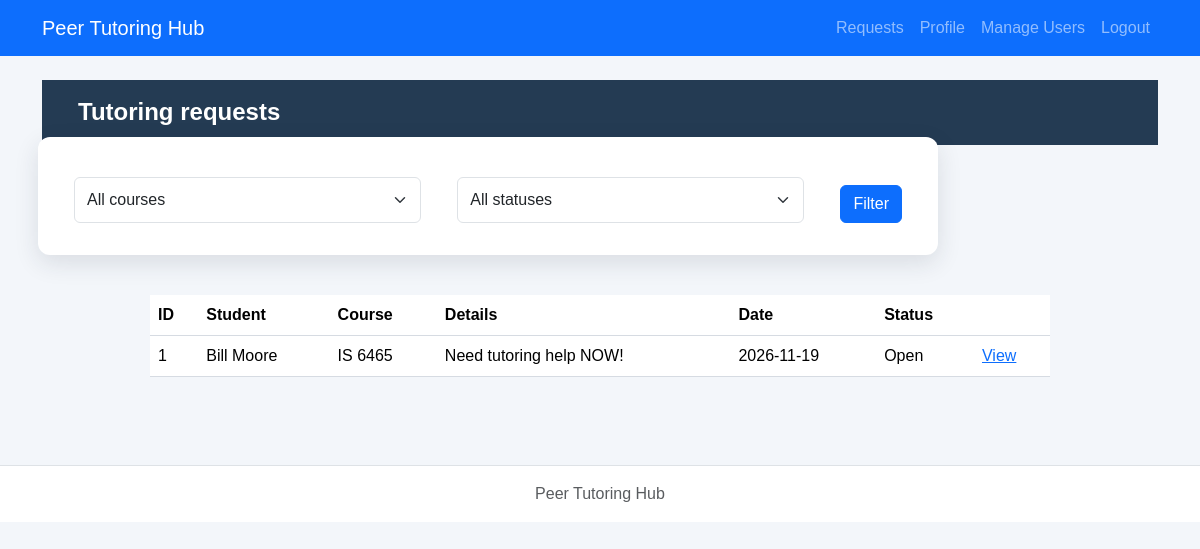
The page /lab7/php/requests.php (signed in) on the database its author committed.
### tables this page shows
CREATE TABLE tutoring_requests (
    request_id INTEGER PRIMARY KEY,
    student_id INTEGER NOT NULL,
    course TEXT NOT NULL,
    topic TEXT NOT NULL,
    preferred_date TEXT NOT NULL,
    preferred_time TEXT NOT NULL,
    status TEXT NOT NULL DEFAULT 'Open' CHECK(status IN ('Open','Cancelled','Assigned','Completed')),
    created_at TEXT NOT NULL DEFAULT CURRENT_TIMESTAMP,
    FOREIGN KEY(student_id) REFERENCES students(student_id)
);

CREATE TABLE students (
    student_id INTEGER PRIMARY KEY,
    student_name TEXT NOT NULL,
    student_email TEXT NOT NULL UNIQUE,
    user_id INTEGER,
    FOREIGN KEY(user_id) REFERENCES users(user_id)
);

### lab7/includes/auth.php (called while the page is built, shortened)
<?php
function currentUserId(): ?int {
    return isset($_SESSION['user_id']) ? (int)$_SESSION['user_id'] : null;
}
function currentUser(PDO $pdo): ?array {
    $id = currentUserId();
    $stmt = $pdo->prepare('SELECT user_id, full_name, email, role, status FROM users WHERE user_id = ?');
    $stmt->execute([$id]);
    $user = $stmt->fetch();
    return $user;
}
function requireLogin(PDO $pdo): array {
    $user = currentUser($pdo);
    return $user;
}
if (!function_exists('escapeHtml')) {
    function escapeHtml(string $s): string {
        return htmlspecialchars($s, ENT_QUOTES | ENT_SUBSTITUTE, 'UTF-8');
    }
}

### lab7/repositories/requestPDO.php (called while the page is built, shortened)
<?php
function listRequests($pdo, $course = '', $status = '', $ownerUserId = null) {
    $sql='SELECT r.*,s.student_name FROM tutoring_requests r JOIN students s ON r.student_id=s.student_id WHERE 1=1';$args=[];
    $sql.=' ORDER BY r.request_id DESC';$stmt=$pdo->prepare($sql);$stmt->execute($args);return $stmt->fetchAll();
}

### lab7/services/requestService.php (called while the page is built, shortened)
<?php
require_once dirname(__DIR__).'/repositories/requestPDO.php';
function decodeTopic($topic) {
    $v=json_decode($topic,true);
    return is_array($v)&&isset($v['reason'])&&is_array($v['topics']??null) ? $v : ['reason'=>$topic,'topics'=>[]];
}

### lab7/php/requests.php (the view, shortened to what this page needs)
<?php
require_once __DIR__ . '/../config/db.php';
require_once __DIR__ . '/../includes/auth.php';
require_once __DIR__ . '/../services/requestService.php';
$pdo = openDatabase();
$user = requireLogin($pdo);
$course = trim((string)($_GET['course'] ?? ''));
$status = (string)($_GET['status'] ?? '');
$ownerId = ($user['role'] === 'Student') ? (int)$user['user_id'] : null;
$rows = listRequests($pdo, $course, $status, $ownerId);
require __DIR__ . '/../includes/header.php';
require __DIR__ . '/../includes/nav.php';
?>
<main class="container py-4">
    <h1>Tutoring requests</h1>
    <form method="get" class="row g-2 mb-3">
        <div class="col"><select class="form-select" name="course">
                <option value="">All courses</option><?php foreach (['IS 6465', 'IS 6495', 'IS 6570'] as $c): ?><option value="<?= escapeHtml($c) ?>" <?= $c === $course ? 'selected' : '' ?>><?= escapeHtml($c) ?></option><?php endforeach; ?>
            </select></div>
        <div class="col"><select class="form-select" name="status">
                <option value="">All statuses</option>
            </select></div>
        <div class="col-auto"><button class="btn btn-primary">Filter</button></div>
    </form>
    <?php if (!$rows): ?><p>No matching requests.</p><?php else: ?><table class="table">
            <thead>
                <tr>
                    <th>ID</th>
                    <th>Student</th>
                    <th>Course</th>
                    <th>Details</th>
                    <th>Date</th>
                    <th>Status</th>
                    <th></th>
                </tr>
            </thead>
            <tbody><?php foreach ($rows as $r): $topic = decodeTopic($r['topic']); ?><tr>
                        <td><?= (int)$r['request_id'] ?></td>
                        <td><?= escapeHtml($r['student_name']) ?></td>
                        <td><?= escapeHtml($r['course']) ?></td>
                        <td><?= escapeHtml($topic['reason']) ?></td>
                        <td><?= escapeHtml($r['preferred_date']) ?></td>
                        <td><?= escapeHtml($r['status']) ?></td>
                        <td><a href="request-details.php?request_id=<?= (int)$r['request_id'] ?>">View</a></td>
                    </tr><?php endforeach; ?></tbody>
        </table><?php endif; ?>
</main>
<?php require __DIR__ . '/../includes/footer.php'; ?>

### lab7/css/styles.css (style rules this page uses)
* { box-sizing: border-box; }
body { margin: 0; min-height: 100vh; font-family: Arial, Helvetica, sans-serif; color: #1f2937; background-color: #f3f6fa; }
h1 { margin: 0; padding: 18px 36px; color: #ffffff; font-size: 24px; font-weight: 700; background-color: #243b53; }
main form { max-width: 900px; margin: 42px auto; padding: 32px; display: grid; grid-template-columns: 1fr 1fr; gap: 18px 28px; background-color: #ffffff; border-radius: 12px; box-shadow: 0 8px 24px rgba(31, 41, 55, 0.12); }
main form input:not([type="checkbox"]):not([type="radio"]), main form select, main form textarea { width: 100%; min-height: 46px; padding: 10px 14px; color: #374151; font: inherit; background-color: #ffffff; border: 1px solid #aeb8c5; border-radius: 8px; }
main form button { grid-column: 1 / -1; grid-row: 6; justify-self: start; margin-top: 8px; padding: 13px 26px; color: #ffffff; font-size: 16px; font-weight: 700; background-color: #d60000; border: 0; border-radius: 8px; cursor: pointer; }
table { width: calc(100% - 80px); max-width: 900px; margin: 40px auto; border-collapse: collapse; background-color: #ffffff; }
th, td { padding: 14px 16px; text-align: left; border-bottom: 1px solid #d6dbe2; }
th { background-color: #eef1f4; }

### rows shown on the page
tutoring_requests: request_id "1", student.student_name "Bill Moore", course "IS 6465", topic "Need tutoring help NOW!", preferred_date "2026-11-19", status "Open"
